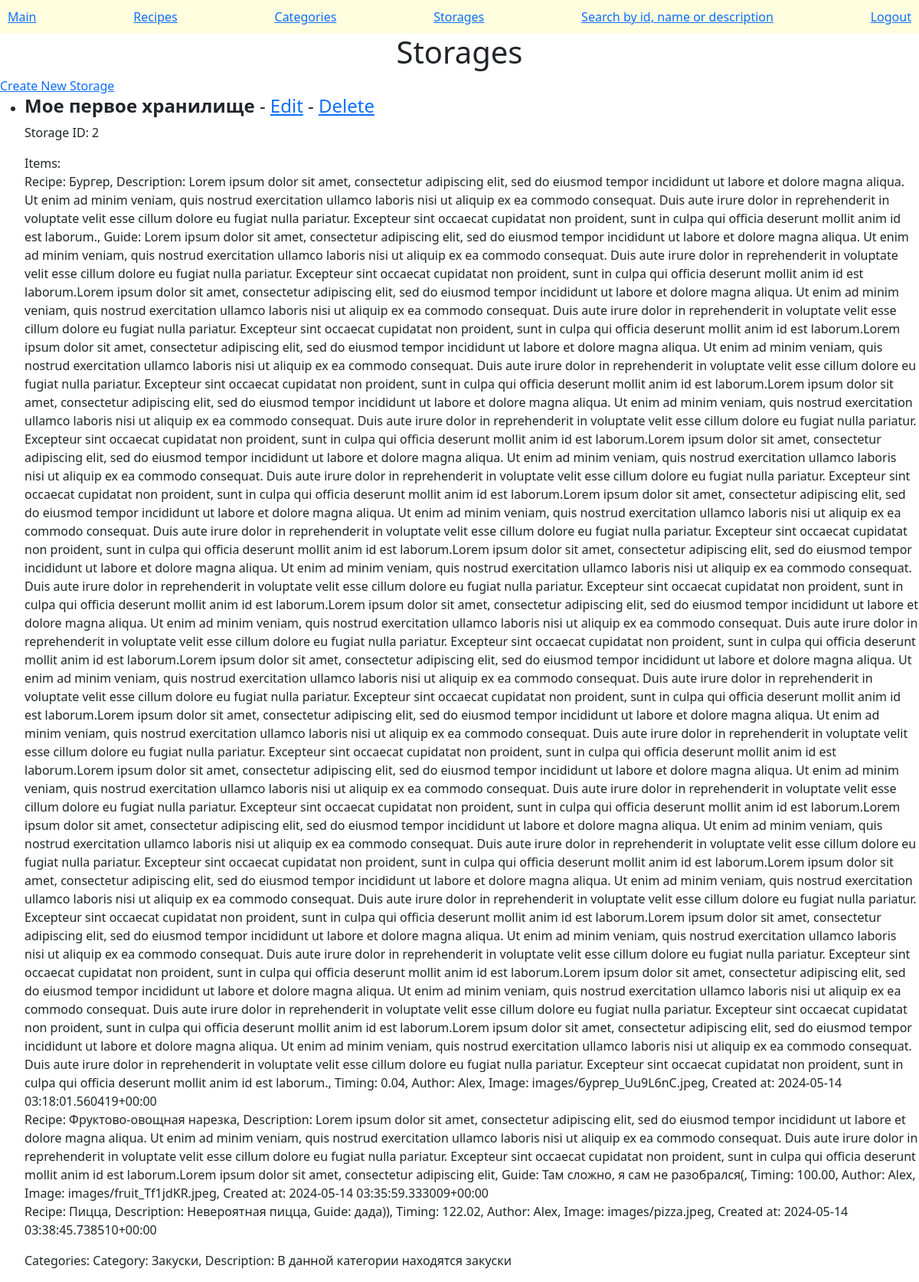
/storages/, run on the app's committed database.
### recipes/models.py (models this page shows, shortened)
class Storage(models.Model):
    name = models.CharField(max_length=200)
    items = models.ManyToManyField(Recipe)
    categories = models.ManyToManyField(Category)

class Recipe(models.Model):
    name = models.CharField(max_length=200)
    description = models.CharField(max_length=500)
    guide = models.CharField(max_length=10000)
    timing = models.DecimalField(max_digits=10, decimal_places=2)
    author = models.CharField(max_length=100)
    image = models.ImageField(upload_to="images/", blank=True, null=True)
    created_at = models.DateTimeField(auto_now_add=True)
    def __str__(self):
        return f"Recipe: {self.name}, Description: {self.description}, Guide: {self.guide}, Timing: {self.timing}, Author: {self.author}, Image: {self.image}, Created at: {self.created_at}"

class Category(models.Model):
    name = models.CharField(max_length=200)
    description = models.CharField(max_length=500)
    def __str__(self):
        return f"Category: {self.name}, Description: {self.description}"

### recipes/views.py (the view)
# urls.py: path('storages/', StorageListView.as_view(), name='storage_list'),
class StorageListView(ListView):
    model = Storage
    template_name = 'recipes/storage_list.html'
    context_object_name = 'storages'

### recipes/templates/recipes/storage_list.html
{% extends "recipes/base.html" %}
{% block content %}
<h1>Storages</h1>
<a href="{% url 'storage_create' %}">Create New Storage</a>
<ul>
    {% for item in object_list %}
    <li>
        <h4><strong>{{ item.name }} </strong> - <a href="{% url 'storage_edit' item.pk %}">Edit</a> - <a
                href="{% url 'storage_delete' item.pk %}">Delete</a></h4>
        <p>Storage ID: {{ item.id }} </p>
        <p>Items: <br></b> {{ item.items.all|join:"<br>" }}</p>
        <p>Categories: {{ item.categories.all|join:"<br>" }}</p>
    </li>
    {% endfor %}
</ul>
{% endblock %}

### recipes/static/css/style.css (style rules this page uses)
* { margin-left: 30; }
h1 { display: flex; justify-content: center; }

### data on the page
Storage: name "Мое первое хранилище", id "2", items.all "Recipe: Бургер, Description: Lorem ipsum dolor sit amet, consectetur adipiscing elit, sed do eiusmod tempor incididunt ut labore et dolore magna aliqua. Ut enim ad minim veniam, quis nostrud exercitation ullamco laboris nisi ut aliquip ex ea commodo consequat. Duis aute irure dolor in reprehenderit in voluptate velit esse cillum dolore eu fugiat nulla pariatur. Excepteur sint occaecat cupidatat non proident, sunt in culpa qui officia deserunt mollit anim id est laborum., Guide: Lorem ipsum dolor sit amet, consectetur adipiscing elit, sed do eiusmod tempor incididunt ut labore et dolore magna aliqua. Ut enim ad minim veniam, quis nostrud exercitation ullamco laboris nisi ut aliquip ex ea…", categories.all "Category: Закуски, Description: В данной категории находятся закуски"
